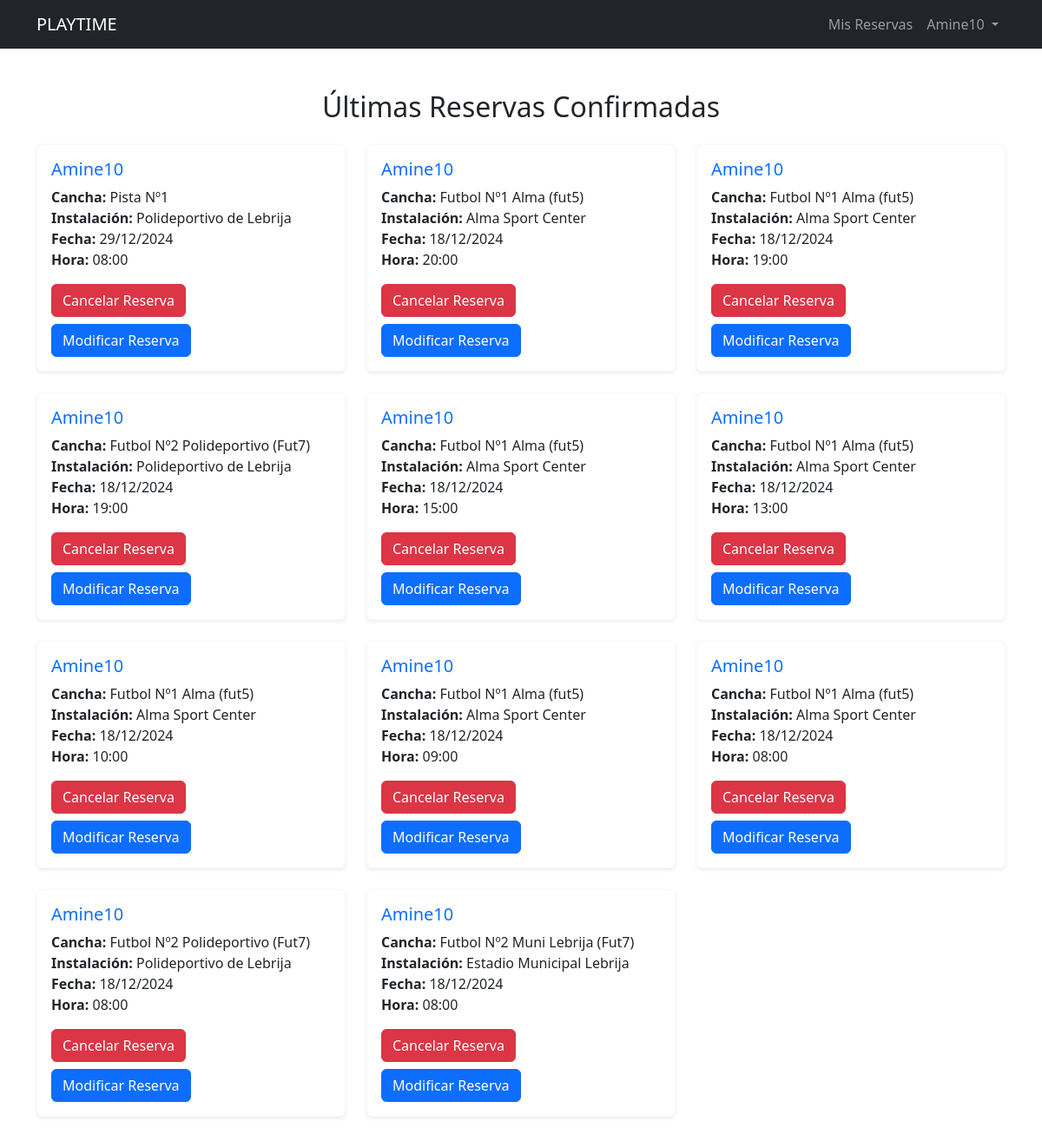
The page /mis_reservas/ (signed in) on the database its author committed.
### Aplicacion1/models.py (models this page shows, shortened)
class Reserva(models.Model):
    cancha = models.ForeignKey(Campo, on_delete=models.CASCADE, related_name='reservas')
    usuario = models.ForeignKey(User, on_delete=models.CASCADE, related_name='reservas')
    fecha_hora_inicio = models.DateTimeField()
    duracion = models.IntegerField(default=1)  # Duración en horas
    precio = models.DecimalField(max_digits=6, decimal_places=2)
    confirmada = models.BooleanField(default=False)  # Agregar campo confirmada
    foto_instalacion = models.ImageField(upload_to="reservas/fotos_instalacion", blank=True, null=True)  # Foto de la instalación
    archivo_reserva = models.FileField(upload_to="reservas/documentos", blank=True, null=True)  # Documento adjunto
    comentario = models.TextField(blank=True)
    class Meta:
        indexes = [
            models.Index(fields=['-fecha_hora_inicio']),  # Índice para ordenar por fecha
        ]

class Campo(models.Model):
    nombre = models.CharField(max_length=50)
    tipo_campo = models.CharField(max_length=50)
    capacidad_jugadores = models.IntegerField()
    disponible = models.BooleanField(default=True)
    instalacion = models.ForeignKey(Instalacion, on_delete=models.CASCADE, related_name='canchas')
    deporte = models.CharField(max_length=50, default='futbol')  # Valor por defecto "futbol"

class Instalacion(models.Model):
    nombre = models.CharField(max_length=100)
    direccion = models.CharField(max_length=255)
    telefono = models.CharField(max_length=15)
    horario_apertura = models.TimeField()
    horario_cierre = models.TimeField()
    descripcion = models.TextField(blank=True, null=True)  # La descripción puede ser nula

### Aplicacion1/views.py (the view, shortened to what this page needs)
# urls.py: path('mis_reservas/', views.mis_reservas, name='mis_reservas'),
def mis_reservas(request):
    reservas = Reserva.objects.filter(usuario=request.user).order_by('-fecha_hora_inicio')
    return render(request, 'mis_reservas.html', {'reservas': reservas})

### Aplicacion1/templates/mis_reservas.html (shortened to what this page needs)
<!DOCTYPE html>
<html lang="es">
<head>
   {% load static %}
   <link href="https://cdn.jsdelivr.net/npm/bootstrap@5.3.0-alpha1/dist/css/bootstrap.min.css" rel="stylesheet">
</head>
<body>
   <nav class="navbar navbar-expand-lg navbar-dark bg-dark">
       <div class="container">
           <a class="navbar-brand" href="{% url 'index' %}">PLAYTIME</a>
           <div class="collapse navbar-collapse" id="navbarNav">
               <ul class="navbar-nav ms-auto">
                   <li class="nav-item">
                       <a class="nav-link" href="{% url 'mis_reservas' %}">Mis Reservas</a>
                   </li>
                   {% if user.is_authenticated %}
                       <li class="nav-item dropdown">
                           <a class="nav-link dropdown-toggle" href="#" id="userDropdown" role="button" data-bs-toggle="dropdown" aria-expanded="false">
                               {{ user.first_name|default:user.username }}
                           </a>
                       </li>
                   {% else %}
                       <li class="nav-item">
                           <a class="nav-link" href="{% url 'login' %}">Iniciar Sesión</a>
                       </li>
                   {% endif %}
               </ul>
           </div>
       </div>
   </nav>
   <div class="reservas py-5">
    <div class="container">
        <h2 class="text-center mb-4">Últimas Reservas Confirmadas</h2>
        <div class="row">
            {% for reserva in reservas %}
                <div class="col-md-4 mb-4">
                    <div class="card shadow-sm border-light">
                        <div class="card-body">
                            <h5 class="card-title text-primary">{{ reserva.usuario.username }}</h5>
                            <p class="card-text">
                                <strong>Cancha:</strong> {{ reserva.cancha.nombre }} <br>
                                <strong>Instalación:</strong> {{ reserva.cancha.instalacion.nombre }} <br>
                                <strong>Fecha:</strong> {{ reserva.fecha_hora_inicio|date:"d/m/Y" }} <br>
                                <strong>Hora:</strong> {{ reserva.fecha_hora_inicio|time:"H:i" }}
                            </p>
                            <form method="POST" action="{% url 'mis_reservas' %}">
                                <button type="submit" name="cancelar_reserva" class="btn btn-danger mb-2">Cancelar Reserva</button>
                            </form>
                            <a href="{% url 'modificar_reserva' reserva.id %}" class="btn btn-primary">Modificar Reserva</a>
                        </div>
                    </div>
                </div>
            {% empty %}
                <div class="col-12">
                    <div class="alert alert-info text-center" role="alert">
                        No tienes reservas recientes.
                    </div>
                </div>
            {% endfor %}
        </div>
    </div>
</div>
</body>
</html>

### rows shown on the page
Reserva: usuario.username "Amine10", cancha.nombre "Pista Nº1", cancha.instalacion.nombre "Polideportivo de Lebrija", fecha_hora_inicio "29/12/2024", fecha_hora_inicio "08:00"
Reserva: usuario.username "Amine10", cancha.nombre "Futbol Nº1 Alma (fut5)", cancha.instalacion.nombre "Alma Sport Center", fecha_hora_inicio "18/12/2024", fecha_hora_inicio "20:00"
Reserva: usuario.username "Amine10", cancha.nombre "Futbol Nº1 Alma (fut5)", cancha.instalacion.nombre "Alma Sport Center", fecha_hora_inicio "18/12/2024", fecha_hora_inicio "19:00"
Reserva: usuario.username "Amine10", cancha.nombre "Futbol Nº2 Polideportivo (Fut7)", cancha.instalacion.nombre "Polideportivo de Lebrija", fecha_hora_inicio "18/12/2024", fecha_hora_inicio "19:00"
Reserva: usuario.username "Amine10", cancha.nombre "Futbol Nº1 Alma (fut5)", cancha.instalacion.nombre "Alma Sport Center", fecha_hora_inicio "18/12/2024", fecha_hora_inicio "15:00"
Reserva: usuario.username "Amine10", cancha.nombre "Futbol Nº1 Alma (fut5)", cancha.instalacion.nombre "Alma Sport Center", fecha_hora_inicio "18/12/2024", fecha_hora_inicio "13:00"
Reserva: usuario.username "Amine10", cancha.nombre "Futbol Nº1 Alma (fut5)", cancha.instalacion.nombre "Alma Sport Center", fecha_hora_inicio "18/12/2024", fecha_hora_inicio "10:00"
Reserva: usuario.username "Amine10", cancha.nombre "Futbol Nº1 Alma (fut5)", cancha.instalacion.nombre "Alma Sport Center", fecha_hora_inicio "18/12/2024", fecha_hora_inicio "09:00"
Reserva: usuario.username "Amine10", cancha.nombre "Futbol Nº1 Alma (fut5)", cancha.instalacion.nombre "Alma Sport Center", fecha_hora_inicio "18/12/2024", fecha_hora_inicio "08:00"
Reserva: usuario.username "Amine10", cancha.nombre "Futbol Nº2 Polideportivo (Fut7)", cancha.instalacion.nombre "Polideportivo de Lebrija", fecha_hora_inicio "18/12/2024", fecha_hora_inicio "08:00"
Reserva: usuario.username "Amine10", cancha.nombre "Futbol Nº2 Muni Lebrija (Fut7)", cancha.instalacion.nombre "Estadio Municipal Lebrija", fecha_hora_inicio "18/12/2024", fecha_hora_inicio "08:00"

### other values the page prints
{{ user.first_name|default:user.username }} "Amine10"
